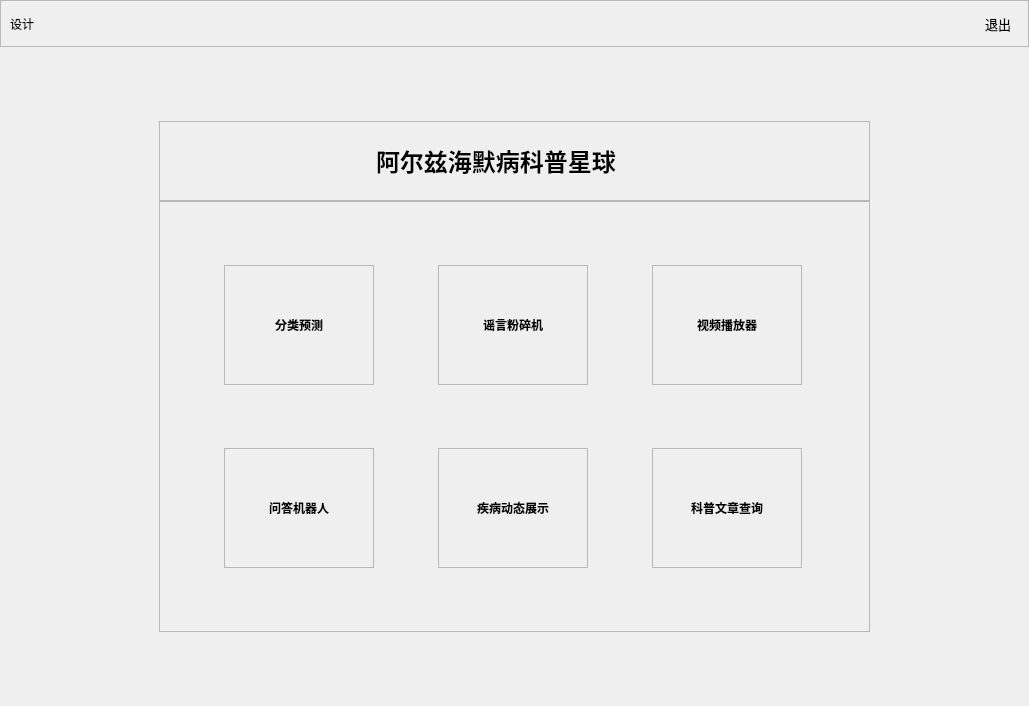
<?xml version="1.0" encoding="UTF-8"?>
<ui version="4.0">
 <class>MainWindow</class>
 <widget class="QMainWindow" name="MainWindow">
  <property name="geometry">
   <rect>
    <x>0</x>
    <y>0</y>
    <width>1029</width>
    <height>706</height>
   </rect>
  </property>
  <property name="windowTitle">
   <string>MainWindow</string>
  </property>
  <widget class="QWidget" name="centralwidget">
   <layout class="QGridLayout" name="gridLayout_2">
    <property name="leftMargin">
     <number>0</number>
    </property>
    <property name="topMargin">
     <number>0</number>
    </property>
    <property name="rightMargin">
     <number>0</number>
    </property>
    <property name="bottomMargin">
     <number>0</number>
    </property>
    <property name="spacing">
     <number>0</number>
    </property>
    <item row="5" column="2">
     <spacer name="verticalSpacer">
      <property name="orientation">
       <enum>Qt::Vertical</enum>
      </property>
      <property name="sizeHint" stdset="0">
       <size>
        <width>20</width>
        <height>73</height>
       </size>
      </property>
     </spacer>
    </item>
    <item row="1" column="3">
     <spacer name="verticalSpacer_2">
      <property name="orientation">
       <enum>Qt::Vertical</enum>
      </property>
      <property name="sizeHint" stdset="0">
       <size>
        <width>20</width>
        <height>73</height>
       </size>
      </property>
     </spacer>
    </item>
    <item row="4" column="4">
     <spacer name="horizontalSpacer_3">
      <property name="orientation">
       <enum>Qt::Horizontal</enum>
      </property>
      <property name="sizeHint" stdset="0">
       <size>
        <width>156</width>
        <height>20</height>
       </size>
      </property>
     </spacer>
    </item>
    <item row="3" column="0">
     <spacer name="horizontalSpacer_2">
      <property name="orientation">
       <enum>Qt::Horizontal</enum>
      </property>
      <property name="sizeHint" stdset="0">
       <size>
        <width>156</width>
        <height>20</height>
       </size>
      </property>
     </spacer>
    </item>
    <item row="0" column="0" colspan="5">
     <widget class="QFrame" name="frame">
      <property name="frameShape">
       <enum>QFrame::StyledPanel</enum>
      </property>
      <property name="frameShadow">
       <enum>QFrame::Raised</enum>
      </property>
      <layout class="QHBoxLayout" name="horizontalLayout">
       <item>
        <widget class="QLabel" name="dtlb">
         <property name="text">
          <string>设计</string>
         </property>
        </widget>
       </item>
       <item>
        <spacer name="horizontalSpacer">
         <property name="orientation">
          <enum>Qt::Horizontal</enum>
         </property>
         <property name="sizeHint" stdset="0">
          <size>
           <width>747</width>
           <height>20</height>
          </size>
         </property>
        </spacer>
       </item>
       <item>
        <widget class="QToolButton" name="loguobtn">
         <property name="font">
          <font>
           <pointsize>10</pointsize>
          </font>
         </property>
         <property name="text">
          <string>退出</string>
         </property>
         <property name="toolButtonStyle">
          <enum>Qt::ToolButtonTextBesideIcon</enum>
         </property>
         <property name="autoRaise">
          <bool>true</bool>
         </property>
        </widget>
       </item>
      </layout>
     </widget>
    </item>
    <item row="3" column="1" rowspan="2" colspan="3">
     <widget class="QFrame" name="frame_4">
      <property name="minimumSize">
       <size>
        <width>711</width>
        <height>431</height>
       </size>
      </property>
      <property name="frameShape">
       <enum>QFrame::StyledPanel</enum>
      </property>
      <property name="frameShadow">
       <enum>QFrame::Raised</enum>
      </property>
      <layout class="QGridLayout" name="gridLayout">
       <property name="leftMargin">
        <number>0</number>
       </property>
       <property name="topMargin">
        <number>0</number>
       </property>
       <property name="rightMargin">
        <number>0</number>
       </property>
       <property name="bottomMargin">
        <number>0</number>
       </property>
       <property name="spacing">
        <number>0</number>
       </property>
       <item row="1" column="1">
        <widget class="QFrame" name="frame_9">
         <property name="sizePolicy">
          <sizepolicy hsizetype="Preferred" vsizetype="Preferred">
           <horstretch>0</horstretch>
           <verstretch>0</verstretch>
          </sizepolicy>
         </property>
         <property name="maximumSize">
          <size>
           <width>150</width>
           <height>120</height>
          </size>
         </property>
         <property name="frameShape">
          <enum>QFrame::StyledPanel</enum>
         </property>
         <property name="frameShadow">
          <enum>QFrame::Raised</enum>
         </property>
         <layout class="QVBoxLayout" name="verticalLayout_7">
          <property name="spacing">
           <number>0</number>
          </property>
          <property name="leftMargin">
           <number>0</number>
          </property>
          <property name="topMargin">
           <number>0</number>
          </property>
          <property name="rightMargin">
           <number>0</number>
          </property>
          <property name="bottomMargin">
           <number>0</number>
          </property>
          <item>
           <widget class="QToolButton" name="btn5">
            <property name="sizePolicy">
             <sizepolicy hsizetype="Expanding" vsizetype="Expanding">
              <horstretch>0</horstretch>
              <verstretch>0</verstretch>
             </sizepolicy>
            </property>
            <property name="maximumSize">
             <size>
              <width>16777215</width>
              <height>16777215</height>
             </size>
            </property>
            <property name="font">
             <font>
              <family>微软雅黑</family>
              <weight>75</weight>
              <bold>true</bold>
             </font>
            </property>
            <property name="text">
             <string>疾病动态展示</string>
            </property>
            <property name="toolButtonStyle">
             <enum>Qt::ToolButtonTextUnderIcon</enum>
            </property>
            <property name="autoRaise">
             <bool>true</bool>
            </property>
           </widget>
          </item>
         </layout>
        </widget>
       </item>
       <item row="1" column="2">
        <widget class="QFrame" name="frame_10">
         <property name="maximumSize">
          <size>
           <width>150</width>
           <height>120</height>
          </size>
         </property>
         <property name="frameShape">
          <enum>QFrame::StyledPanel</enum>
         </property>
         <property name="frameShadow">
          <enum>QFrame::Raised</enum>
         </property>
         <layout class="QVBoxLayout" name="verticalLayout_6">
          <property name="spacing">
           <number>0</number>
          </property>
          <property name="leftMargin">
           <number>0</number>
          </property>
          <property name="topMargin">
           <number>0</number>
          </property>
          <property name="rightMargin">
           <number>0</number>
          </property>
          <property name="bottomMargin">
           <number>0</number>
          </property>
          <item>
           <widget class="QToolButton" name="btn6">
            <property name="sizePolicy">
             <sizepolicy hsizetype="Expanding" vsizetype="Expanding">
              <horstretch>0</horstretch>
              <verstretch>0</verstretch>
             </sizepolicy>
            </property>
            <property name="maximumSize">
             <size>
              <width>16777215</width>
              <height>16777215</height>
             </size>
            </property>
            <property name="font">
             <font>
              <family>微软雅黑</family>
              <weight>75</weight>
              <bold>true</bold>
             </font>
            </property>
            <property name="text">
             <string>科普文章查询</string>
            </property>
            <property name="toolButtonStyle">
             <enum>Qt::ToolButtonTextUnderIcon</enum>
            </property>
            <property name="autoRaise">
             <bool>true</bool>
            </property>
           </widget>
          </item>
         </layout>
        </widget>
       </item>
       <item row="1" column="0">
        <widget class="QFrame" name="frame_8">
         <property name="maximumSize">
          <size>
           <width>150</width>
           <height>120</height>
          </size>
         </property>
         <property name="frameShape">
          <enum>QFrame::StyledPanel</enum>
         </property>
         <property name="frameShadow">
          <enum>QFrame::Raised</enum>
         </property>
         <layout class="QVBoxLayout" name="verticalLayout">
          <property name="spacing">
           <number>0</number>
          </property>
          <property name="leftMargin">
           <number>0</number>
          </property>
          <property name="topMargin">
           <number>0</number>
          </property>
          <property name="rightMargin">
           <number>0</number>
          </property>
          <property name="bottomMargin">
           <number>0</number>
          </property>
          <item>
           <widget class="QToolButton" name="btn4">
            <property name="sizePolicy">
             <sizepolicy hsizetype="Expanding" vsizetype="Expanding">
              <horstretch>0</horstretch>
              <verstretch>0</verstretch>
             </sizepolicy>
            </property>
            <property name="maximumSize">
             <size>
              <width>16777215</width>
              <height>16777215</height>
             </size>
            </property>
            <property name="font">
             <font>
              <family>微软雅黑</family>
              <weight>75</weight>
              <bold>true</bold>
             </font>
            </property>
            <property name="text">
             <string>问答机器人</string>
            </property>
            <property name="toolButtonStyle">
             <enum>Qt::ToolButtonTextUnderIcon</enum>
            </property>
            <property name="autoRaise">
             <bool>true</bool>
            </property>
           </widget>
          </item>
         </layout>
        </widget>
       </item>
       <item row="0" column="1">
        <widget class="QFrame" name="frame_6">
         <property name="maximumSize">
          <size>
           <width>150</width>
           <height>120</height>
          </size>
         </property>
         <property name="frameShape">
          <enum>QFrame::StyledPanel</enum>
         </property>
         <property name="frameShadow">
          <enum>QFrame::Raised</enum>
         </property>
         <layout class="QVBoxLayout" name="verticalLayout_8">
          <property name="spacing">
           <number>0</number>
          </property>
          <property name="leftMargin">
           <number>0</number>
          </property>
          <property name="topMargin">
           <number>0</number>
          </property>
          <property name="rightMargin">
           <number>0</number>
          </property>
          <property name="bottomMargin">
           <number>0</number>
          </property>
          <item>
           <widget class="QToolButton" name="btn2">
            <property name="sizePolicy">
             <sizepolicy hsizetype="Expanding" vsizetype="Expanding">
              <horstretch>0</horstretch>
              <verstretch>0</verstretch>
             </sizepolicy>
            </property>
            <property name="maximumSize">
             <size>
              <width>16777215</width>
              <height>16777215</height>
             </size>
            </property>
            <property name="font">
             <font>
              <family>微软雅黑</family>
              <weight>75</weight>
              <bold>true</bold>
             </font>
            </property>
            <property name="text">
             <string>谣言粉碎机</string>
            </property>
            <property name="toolButtonStyle">
             <enum>Qt::ToolButtonTextUnderIcon</enum>
            </property>
            <property name="autoRaise">
             <bool>true</bool>
            </property>
           </widget>
          </item>
         </layout>
        </widget>
       </item>
       <item row="0" column="0">
        <widget class="QFrame" name="frame_5">
         <property name="maximumSize">
          <size>
           <width>150</width>
           <height>120</height>
          </size>
         </property>
         <property name="frameShape">
          <enum>QFrame::StyledPanel</enum>
         </property>
         <property name="frameShadow">
          <enum>QFrame::Raised</enum>
         </property>
         <layout class="QVBoxLayout" name="verticalLayout_2">
          <property name="spacing">
           <number>0</number>
          </property>
          <property name="leftMargin">
           <number>0</number>
          </property>
          <property name="topMargin">
           <number>0</number>
          </property>
          <property name="rightMargin">
           <number>0</number>
          </property>
          <property name="bottomMargin">
           <number>0</number>
          </property>
          <item>
           <widget class="QToolButton" name="btn1">
            <property name="sizePolicy">
             <sizepolicy hsizetype="Expanding" vsizetype="Expanding">
              <horstretch>0</horstretch>
              <verstretch>0</verstretch>
             </sizepolicy>
            </property>
            <property name="maximumSize">
             <size>
              <width>16777215</width>
              <height>16777215</height>
             </size>
            </property>
            <property name="font">
             <font>
              <family>微软雅黑</family>
              <weight>75</weight>
              <bold>true</bold>
             </font>
            </property>
            <property name="text">
             <string>分类预测</string>
            </property>
            <property name="toolButtonStyle">
             <enum>Qt::ToolButtonTextUnderIcon</enum>
            </property>
            <property name="autoRaise">
             <bool>true</bool>
            </property>
           </widget>
          </item>
         </layout>
        </widget>
       </item>
       <item row="0" column="2">
        <widget class="QFrame" name="frame_7">
         <property name="maximumSize">
          <size>
           <width>150</width>
           <height>120</height>
          </size>
         </property>
         <property name="frameShape">
          <enum>QFrame::StyledPanel</enum>
         </property>
         <property name="frameShadow">
          <enum>QFrame::Raised</enum>
         </property>
         <layout class="QVBoxLayout" name="verticalLayout_9">
          <property name="spacing">
           <number>0</number>
          </property>
          <property name="leftMargin">
           <number>0</number>
          </property>
          <property name="topMargin">
           <number>0</number>
          </property>
          <property name="rightMargin">
           <number>0</number>
          </property>
          <property name="bottomMargin">
           <number>0</number>
          </property>
          <item>
           <widget class="QToolButton" name="btn3">
            <property name="sizePolicy">
             <sizepolicy hsizetype="Expanding" vsizetype="Expanding">
              <horstretch>0</horstretch>
              <verstretch>0</verstretch>
             </sizepolicy>
            </property>
            <property name="maximumSize">
             <size>
              <width>16777215</width>
              <height>16777215</height>
             </size>
            </property>
            <property name="font">
             <font>
              <family>微软雅黑</family>
              <weight>75</weight>
              <bold>true</bold>
             </font>
            </property>
            <property name="text">
             <string>视频播放器</string>
            </property>
            <property name="toolButtonStyle">
             <enum>Qt::ToolButtonTextUnderIcon</enum>
            </property>
            <property name="autoRaise">
             <bool>true</bool>
            </property>
           </widget>
          </item>
         </layout>
        </widget>
       </item>
      </layout>
     </widget>
    </item>
    <item row="2" column="1" colspan="3">
     <widget class="QFrame" name="frame_2">
      <property name="minimumSize">
       <size>
        <width>590</width>
        <height>80</height>
       </size>
      </property>
      <property name="frameShape">
       <enum>QFrame::StyledPanel</enum>
      </property>
      <property name="frameShadow">
       <enum>QFrame::Raised</enum>
      </property>
      <layout class="QHBoxLayout" name="horizontalLayout_2">
       <property name="leftMargin">
        <number>100</number>
       </property>
       <item>
        <widget class="QLabel" name="logolb">
         <property name="maximumSize">
          <size>
           <width>110</width>
           <height>78</height>
          </size>
         </property>
         <property name="text">
          <string/>
         </property>
        </widget>
       </item>
       <item>
        <widget class="QLabel" name="label_2">
         <property name="font">
          <font>
           <family>微软雅黑</family>
           <pointsize>18</pointsize>
           <weight>75</weight>
           <bold>true</bold>
          </font>
         </property>
         <property name="text">
          <string>阿尔兹海默病科普星球</string>
         </property>
        </widget>
       </item>
      </layout>
     </widget>
    </item>
   </layout>
  </widget>
 </widget>
 <resources/>
 <connections/>
</ui>
